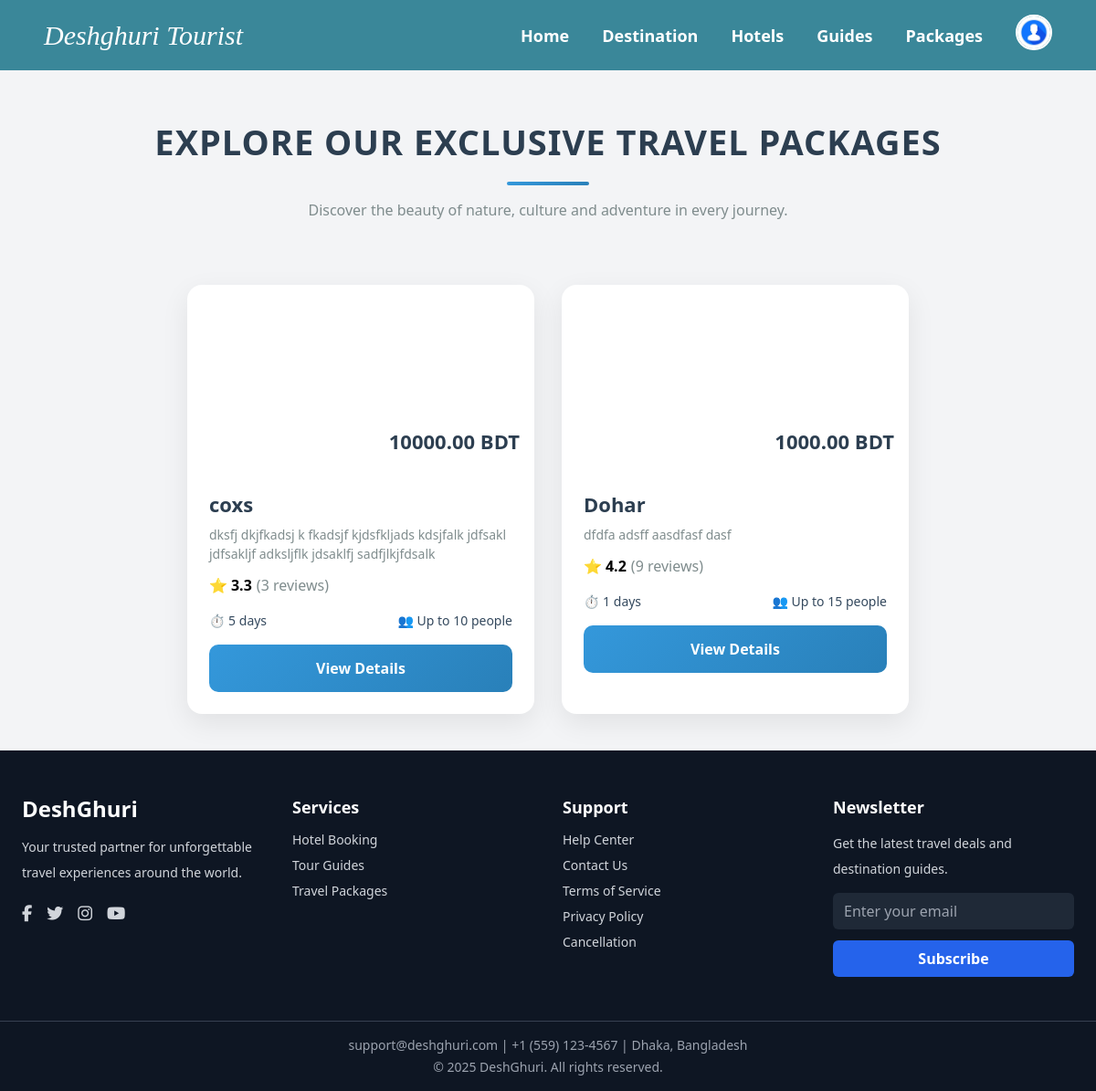
/packages/ (signed in), run on the app's committed database.
### packages/models.py (models this page shows, shortened)
class Package(models.Model):
    destination_name = models.CharField(max_length=100)
    image = models.ImageField(upload_to='package_images/')
    people_limit = models.PositiveIntegerField()
    price = models.DecimalField(max_digits=10, decimal_places=2)
    days = models.PositiveIntegerField(default=1)  # নতুন field: Tour কত দিন
    description = models.TextField()
    itinerary = models.TextField()
    included_services = models.TextField()
    exclusions = models.TextField()
    def average_rating(self):
        avg = self.reviews.aggregate(Avg('rating'))['rating__avg']
        return round(avg, 1) if avg else None
    def review_count(self):
        return self.reviews.count()

### packages/views.py (the view)
# urls.py: path('', views.package_list, name='package_list'),
def package_list(request):
    packages = Package.objects.all()
    return render(request, 'packages/package_list.html', {'packages': packages})

### accounts/context_processors.py (called while the page is built)
def user_role(request):
    user = None
    role = None
    if request.user.is_authenticated:
        user = request.user
        role = user.role  # from your custom User model field
    return {
        'logged_user': user,
        'logged_role': role,
    }

### template/packages/package_list.html (shortened to what this page needs)
{% extends 'base.html' %}
{% load static %}
{% block content %}
<div class="page-heading">
    <h1>Explore Our Exclusive Travel Packages</h1>
    <div class="heading-underline"></div>
    <p>Discover the beauty of nature, culture and adventure in every journey.</p>
</div>
<div class="packages-container">
    {% for package in packages %}
        <div class="card">
            <div class="card-image" style="background-image: url('{{ package.image.url }}');">
                <div class="pricing">
                    <span class="current-price">{{ package.price }} BDT</span>
                </div>
            </div>
            <div class="card-content">
                <h2 class="title">{{ package.destination_name }}</h2>
                <p class="description">{{ package.description|truncatechars:100 }}</p>
                {% if package.average_rating %}
                    <div class="rating">
                        <span class="star">⭐</span>
                        {{ package.average_rating }}
                        <span class="rating-count">({{ package.review_count }} reviews)</span>
                    </div>
                {% else %}
                    <div class="rating">
                        <span class="rating-count text-muted">No ratings yet</span>
                    </div>
                {% endif %}
                <div class="details">
                    <div>⏱️ {{ package.days }} days</div>
                    <div>👥 Up to {{ package.people_limit }} people</div>
                </div>
                <a href="{% url 'package_detail' package.pk %}" class="book-button">View Details</a>
            </div>
        </div>
    {% endfor %}
</div>
{% endblock %}

### template/packages/package_list.html (style rules this page uses)
* { margin: 0; padding: 0; box-sizing: border-box; font-family: 'Segoe UI', Tahoma, Geneva, Verdana, sans-serif; }
body { background-color: #f5f7fa; }
.page-heading { text-align: center; margin-top: 50px; margin-bottom: 30px; }
.page-heading h1 { font-size: 38px; font-weight: 800; color: #2c3e50; text-transform: uppercase; letter-spacing: 1px; }
.heading-underline { width: 90px; height: 4px; background: linear-gradient(135deg, #3498db, #2980b9); margin: 15px auto; border-radius: 2px; }
.page-heading p { font-size: 16px; color: #7f8c8d; margin-top: 8px; }
.packages-container { padding: 40px; display: flex; flex-wrap: wrap; gap: 30px; justify-content: center; }
.card { width: 100%; max-width: 380px; background: white; border-radius: 16px; overflow: hidden; box-shadow: 0 10px 30px rgba(0, 0, 0, 0.08); transition: transform 0.3s ease, box-shadow 0.3s ease; }
.card-image { height: 200px; background-size: cover; background-position: center; position: relative; }
.pricing { position: absolute; bottom: 0; right: 0; background: rgba(255, 255, 255, 0.9); padding: 12px 16px; border-radius: 12px 0 0 0; text-align: right; }
.current-price { font-size: 22px; font-weight: 700; color: #2c3e50; }
.card-content { padding: 24px; }
.title { font-size: 22px; font-weight: 700; color: #2c3e50; margin-bottom: 6px; }
.description { color: #7f8c8d; line-height: 1.5; margin-bottom: 12px; font-size: 14px; }
.rating { display: flex; align-items: center; font-weight: 600; margin-bottom: 16px; }
.rating .star { color: #f39c12; margin-right: 4px; }
.rating-count { color: #7f8c8d; margin-left: 5px; font-weight: normal; }
.details { display: flex; justify-content: space-between; margin-bottom: 16px; font-size: 14px; color: #34495e; }
.book-button { display: block; width: 100%; padding: 14px; background: linear-gradient(135deg, #3498db, #2980b9); color: white; border: none; border-radius: 10px; font-size: 16px; font-weight: 600; cursor: pointer; transition: all 0.3s ease; text-align: center; text-decoration: none; }

### data on the page
Package: price "10000.00", destination_name "coxs", description "dksfj dkjfkadsj k fkadsjf kjdsfkljads kdsjfalk jdfsakl jdfsakljf adksljflk jdsaklfj sadfjlkjfdsalk", average_rating "3.3", review_count "3", days "5", people_limit "10"
Package: price "1000.00", destination_name "Dohar", description "dfdfa adsff aasdfasf dasf", average_rating "4.2", review_count "9", days "1", people_limit "15"
